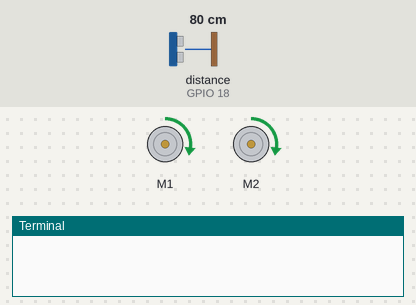
A program run on a simulated Raspberry Pi (BCM pin numbers). On the bench: 2 × DC motor (green arrow = forward, orange = backward, longer = faster), the last lines printed to the terminal. Inputs (shaded band) come from the test bench; at power-on: distance to the obstacle (sensor on GPIO 18) 80 cm. Motors are numbered in the order the program creates them (left before right in a Robot).

Above: at 1.2 s.
1.3 s: distance to the obstacle (sensor on GPIO 18) set to 27 cm
2.8 s: distance to the obstacle (sensor on GPIO 18) set to 23 cm
At 3.9 s:
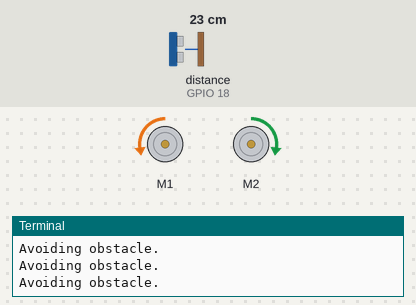
4.5 s: distance to the obstacle (sensor on GPIO 18) set to 35 cm
At 5.3 s:
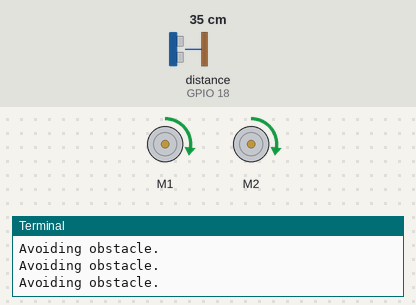
6.3 s: distance to the obstacle (sensor on GPIO 18) set to 2 cm
At 7.9 s:
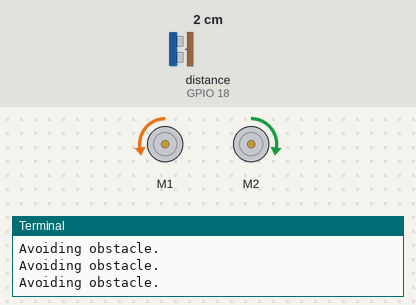
Timing chart, 0 to 9.0 s (numbered marks = the images above; inputs shaded):
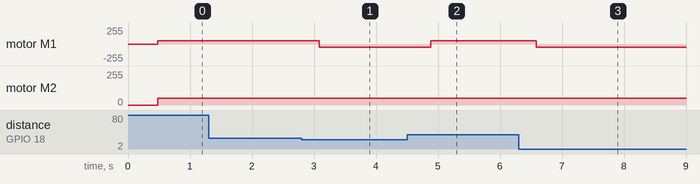

The program:

40-drive-obstacle.py
```python
import gpiozero
import time

robot = gpiozero.CamJamKitRobot()
sensor = gpiozero.DistanceSensor(18, 17)

speed = 0.2
min_distance = 0.25 # m

def avoid():
	print("Avoiding obstacle.")
	robot.left(speed)
	time.sleep(0.2)

try:
	while True:
		if sensor.distance < min_distance:
			avoid()
		else:
			robot.forward(speed)
		time.sleep(0.1)
except KeyboardInterrupt:
	robot.stop()
```

Measured:
- the behaviour switches between 25 and 24 cm on distance to the obstacle (sensor on GPIO 18) (found by bisection; images 0 and 1)
- after the input at 1.3 s, every drawn part: stays the same
- after the input at 2.8 s, motor M1: forward 51/255 → backward 51/255 after 0.28 s
- after the input at 4.5 s, motor M1: backward 51/255 → forward 51/255 after 0.38 s
- after the input at 6.3 s, motor M1: forward 51/255 → backward 51/255 after 0.29 s
